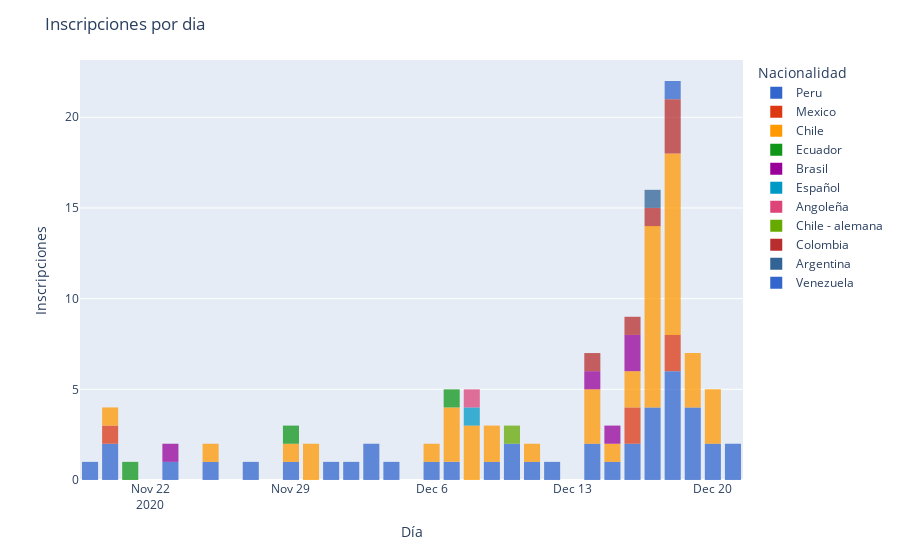

Notebook code cell kept with this figure:
### Code cell
fig = px.histogram(df, x="day", color="country", opacity = 0.75,color_discrete_sequence=px.colors.qualitative.G10, nbins = 50)
fig.update_layout(
    title_text='Inscripciones por dia', 
    xaxis_title_text='Día', 
    yaxis_title_text='Inscripciones',
    legend_title_text='Nacionalidad',
    bargap=0.2)
fig

### Figure 1 — Plotly figure (JSON) as saved in the notebook; plotly's stock layout.template omitted (floating-point values rounded to 4 significant figures)
{"data": [{"alignmentgroup": "True", "bingroup": "x", "hovertemplate": "country=Peru<br>day=%{x}<br>count=%{y}<extra></extra>", "legendgroup": "Peru", "marker": {"color": "#3366CC", "opacity": 0.75}, "name": "Peru", "nbinsx": 50, "offsetgroup": "Peru", "orientation": "v", "showlegend": true, "type": "histogram", "x": ["2020-11-19T00:00:00", "2020-11-20T00:00:00", "2020-11-20T00:00:00", "2020-11-23T00:00:00", "2020-11-25T00:00:00", "2020-11-27T00:00:00", "2020-11-29T00:00:00", "2020-12-01T00:00:00", "2020-12-02T00:00:00", "2020-12-03T00:00:00", "2020-12-03T00:00:00", "2020-12-04T00:00:00", "2020-12-06T00:00:00", "2020-12-07T00:00:00", "2020-12-09T00:00:00", "2020-12-10T00:00:00", "2020-12-10T00:00:00", "2020-12-11T00:00:00", "2020-12-12T00:00:00", "2020-12-14T00:00:00", "2020-12-14T00:00:00", "2020-12-15T00:00:00", "2020-12-16T00:00:00", "2020-12-16T00:00:00", "2020-12-17T00:00:00", "2020-12-17T00:00:00", "2020-12-17T00:00:00", "2020-12-17T00:00:00", "2020-12-18T00:00:00", "2020-12-18T00:00:00", "2020-12-18T00:00:00", "2020-12-18T00:00:00", "2020-12-18T00:00:00", "2020-12-18T00:00:00", "2020-12-19T00:00:00", "2020-12-19T00:00:00", "2020-12-19T00:00:00", "2020-12-19T00:00:00", "2020-12-20T00:00:00", "2020-12-20T00:00:00", "2020-12-21T00:00:00", "2020-12-21T00:00:00"], "xaxis": "x", "yaxis": "y"}, {"alignmentgroup": "True", "bingroup": "x", "hovertemplate": "country=Mexico<br>day=%{x}<br>count=%{y}<extra></extra>", "legendgroup": "Mexico", "marker": {"color": "#DC3912", "opacity": 0.75}, "name": "Mexico", "nbinsx": 50, "offsetgroup": "Mexico", "orientation": "v", "showlegend": true, "type": "histogram", "x": ["2020-11-20T00:00:00", "2020-12-16T00:00:00", "2020-12-16T00:00:00", "2020-12-18T00:00:00", "2020-12-18T00:00:00"], "xaxis": "x", "yaxis": "y"}, {"alignmentgroup": "True", "bingroup": "x", "hovertemplate": "country=Chile<br>day=%{x}<br>count=%{y}<extra></extra>", "legendgroup": "Chile", "marker": {"color": "#FF9900", "opacity": 0.75}, "name": "Chile", "nbinsx": 50, "offsetgroup": "Chile", "orientation": "v", "showlegend": true, "type": "histogram", "x": ["2020-11-20T00:00:00", "2020-11-25T00:00:00", "2020-11-29T00:00:00", "2020-11-30T00:00:00", "2020-11-30T00:00:00", "2020-12-06T00:00:00", "2020-12-07T00:00:00", "2020-12-07T00:00:00", "2020-12-07T00:00:00", "2020-12-08T00:00:00", "2020-12-08T00:00:00", "2020-12-08T00:00:00", "2020-12-09T00:00:00", "2020-12-09T00:00:00", "2020-12-11T00:00:00", "2020-12-14T00:00:00", "2020-12-14T00:00:00", "2020-12-14T00:00:00", "2020-12-15T00:00:00", "2020-12-16T00:00:00", "2020-12-16T00:00:00", "2020-12-17T00:00:00", "2020-12-17T00:00:00", "2020-12-17T00:00:00", "2020-12-17T00:00:00", "2020-12-17T00:00:00", "2020-12-17T00:00:00", "2020-12-17T00:00:00", "2020-12-17T00:00:00", "2020-12-17T00:00:00", "2020-12-17T00:00:00", "2020-12-18T00:00:00", "2020-12-18T00:00:00", "2020-12-18T00:00:00", "2020-12-18T00:00:00", "2020-12-18T00:00:00", "2020-12-18T00:00:00", "2020-12-18T00:00:00", "2020-12-18T00:00:00", "2020-12-18T00:00:00", "2020-12-18T00:00:00", "2020-12-19T00:00:00", "2020-12-19T00:00:00", "2020-12-19T00:00:00", "2020-12-20T00:00:00", "2020-12-20T00:00:00", "2020-12-20T00:00:00"], "xaxis": "x", "yaxis": "y"}, {"alignmentgroup": "True", "bingroup": "x", "hovertemplate": "country=Ecuador<br>day=%{x}<br>count=%{y}<extra></extra>", "legendgroup": "Ecuador", "marker": {"color": "#109618", "opacity": 0.75}, "name": "Ecuador", "nbinsx": 50, "offsetgroup": "Ecuador", "orientation": "v", "showlegend": true, "type": "histogram", "x": ["2020-11-21T00:00:00", "2020-11-29T00:00:00", "2020-12-07T00:00:00"], "xaxis": "x", "yaxis": "y"}, {"alignmentgroup": "True", "bingroup": "x", "hovertemplate": "country=Brasil<br>day=%{x}<br>count=%{y}<extra></extra>", "legendgroup": "Brasil", "marker": {"color": "#990099", "opacity": 0.75}, "name": "Brasil", "nbinsx": 50, "offsetgroup": "Brasil", "orientation": "v", "showlegend": true, "type": "histogram", "x": ["2020-11-23T00:00:00", "2020-12-14T00:00:00", "2020-12-15T00:00:00", "2020-12-16T00:00:00", "2020-12-16T00:00:00"], "xaxis": "x", "yaxis": "y"}, {"alignmentgroup": "True", "bingroup": "x", "hovertemplate": "country=Español<br>day=%{x}<br>count=%{y}<extra></extra>", "legendgroup": "Español", "marker": {"color": "#0099C6", "opacity": 0.75}, "name": "Español", "nbinsx": 50, "offsetgroup": "Español", "orientation": "v", "showlegend": true, "type": "histogram", "x": ["2020-12-08T00:00:00"], "xaxis": "x", "yaxis": "y"}, {"alignmentgroup": "True", "bingroup": "x", "hovertemplate": "country=Angoleña<br>day=%{x}<br>count=%{y}<extra></extra>", "legendgroup": "Angoleña", "marker": {"color": "#DD4477", "opacity": 0.75}, "name": "Angoleña", "nbinsx": 50, "offsetgroup": "Angoleña", "orientation": "v", "showlegend": true, "type": "histogram", "x": ["2020-12-08T00:00:00"], "xaxis": "x", "yaxis": "y"}, {"alignmentgroup": "True", "bingroup": "x", "hovertemplate": "country=Chile - alemana<br>day=%{x}<br>count=%{y}<extra></extra>", "legendgroup": "Chile - alemana", "marker": {"color": "#66AA00", "opacity": 0.75}, "name": "Chile - alemana", "nbinsx": 50, "offsetgroup": "Chile - alemana", "orientation": "v", "showlegend": true, "type": "histogram", "x": ["2020-12-10T00:00:00"], "xaxis": "x", "yaxis": "y"}, {"alignmentgroup": "True", "bingroup": "x", "hovertemplate": "country=Colombia<br>day=%{x}<br>count=%{y}<extra></extra>", "legendgroup": "Colombia", "marker": {"color": "#B82E2E", "opacity": 0.75}, "name": "Colombia", "nbinsx": 50, "offsetgroup": "Colombia", "orientation": "v", "showlegend": true, "type": "histogram", "x": ["2020-12-14T00:00:00", "2020-12-16T00:00:00", "2020-12-17T00:00:00", "2020-12-18T00:00:00", "2020-12-18T00:00:00", "2020-12-18T00:00:00"], "xaxis": "x", "yaxis": "y"}, {"alignmentgroup": "True", "bingroup": "x", "hovertemplate": "country=Argentina<br>day=%{x}<br>count=%{y}<extra></extra>", "legendgroup": "Argentina", "marker": {"color": "#316395", "opacity": 0.75}, "name": "Argentina", "nbinsx": 50, "offsetgroup": "Argentina", "orientation": "v", "showlegend": true, "type": "histogram", "x": ["2020-12-17T00:00:00"], "xaxis": "x", "yaxis": "y"}, {"alignmentgroup": "True", "bingroup": "x", "hovertemplate": "country=Venezuela<br>day=%{x}<br>count=%{y}<extra></extra>", "legendgroup": "Venezuela", "marker": {"color": "#3366CC", "opacity": 0.75}, "name": "Venezuela", "nbinsx": 50, "offsetgroup": "Venezuela", "orientation": "v", "showlegend": true, "type": "histogram", "x": ["2020-12-18T00:00:00"], "xaxis": "x", "yaxis": "y"}], "layout": {"bargap": 0.2, "barmode": "relative", "legend": {"title": {"text": "Nacionalidad"}, "tracegroupgap": 0}, "margin": {"t": 60}, "title": {"text": "Inscripciones por dia"}, "xaxis": {"anchor": "y", "domain": [0, 1], "title": {"text": "Día"}}, "yaxis": {"anchor": "x", "domain": [0, 1], "title": {"text": "Inscripciones"}}}}
